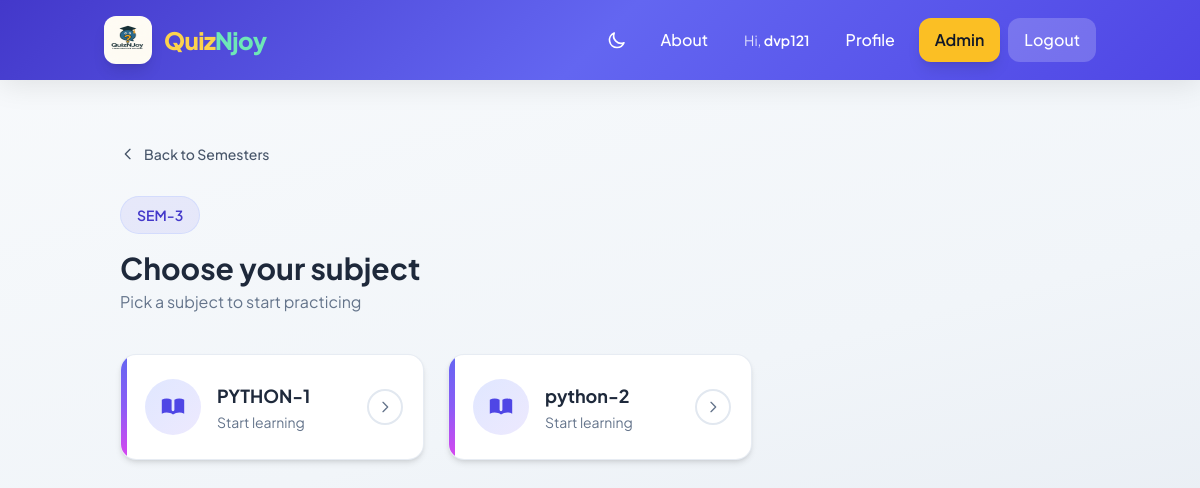
The app's page /quiz/semester/1/ (signed in) with its own data.
### semesters/models.py (models this page shows, shortened)
class Semester(models.Model):
    name = models.CharField(max_length=100, unique=True)
    description = models.TextField(blank=True)
    created_at = models.DateTimeField(auto_now_add=True)
    class Meta:
        ordering = ['name']

class Subject(models.Model):
    semester = models.ForeignKey(Semester, on_delete=models.CASCADE, related_name='subjects')
    name = models.CharField(max_length=200)
    code = models.CharField(max_length=20, blank=True)
    created_at = models.DateTimeField(auto_now_add=True)
    class Meta:
        ordering = ['semester', 'name']
        unique_together = ['semester', 'name']

### quiz/views.py (the view)
# urls.py: path('semester/<int:semester_id>/', views.select_subject, name='select_subject'),
@login_required
def select_subject(request, semester_id):
    semester = get_object_or_404(Semester, id=semester_id)
    subjects = Subject.objects.filter(semester=semester)
    return render(request, 'quiz/select_subject.html', {
        'semester': semester,
        'subjects': subjects
    })

### templates/quiz/select_subject.html (shortened to what this page needs)
{% extends 'base.html' %}
{% block content %}
<div class="min-h-[calc(100vh-12rem)] flex flex-col">
    <div class="max-w-5xl mx-auto w-full px-4 py-6 flex-1">
        <a href="{% url 'quiz:select_semester' %}" class="inline-flex items-center gap-2 text-slate-600 dark:text-slate-400 hover:text-indigo-600 dark:hover:text-indigo-400 font-medium text-sm mb-8 transition-colors">
            <svg class="w-4 h-4" fill="none" stroke="currentColor" viewBox="0 0 24 24">
                <path stroke-linecap="round" stroke-linejoin="round" stroke-width="2" d="M15 19l-7-7 7-7"/>
            </svg>
            Back to Semesters
        </a>
        <div class="mb-10">
            <div class="inline-flex items-center gap-2 px-4 py-2 rounded-full bg-indigo-500/10 dark:bg-indigo-400/10 border border-indigo-200/60 dark:border-indigo-500/30 text-indigo-700 dark:text-indigo-300 text-sm font-semibold mb-4">
                {{ semester.name }}
            </div>
            <h1 class="text-2xl md:text-3xl font-bold text-slate-800 dark:text-white mb-1">Choose your subject</h1>
            <p class="text-slate-500 dark:text-slate-400">Pick a subject to start practicing</p>
        </div>
        {% if subjects %}
            <div class="grid grid-cols-1 sm:grid-cols-2 lg:grid-cols-3 gap-6">
                {% for subject in subjects %}
                    <a href="{% url 'quiz:disclaimer' subject.id %}" class="group block focus:outline-none focus-visible:ring-2 focus-visible:ring-indigo-500 focus-visible:ring-offset-2 rounded-2xl">
                        <div class="relative h-full overflow-hidden rounded-2xl bg-white dark:bg-slate-800 border border-slate-200/80 dark:border-slate-600/80 shadow-md hover:shadow-xl hover:border-indigo-300 dark:hover:border-indigo-500/50 transition-all duration-300">
                            <div class="absolute left-0 top-0 bottom-0 w-1.5 bg-gradient-to-b from-indigo-500 via-violet-500 to-fuchsia-500 group-hover:w-2 transition-all duration-300"></div>
                            <div class="pl-6 pr-5 py-6 flex items-center gap-4">
                                <div class="flex-shrink-0 w-14 h-14 rounded-full bg-gradient-to-br from-indigo-100 to-violet-100 dark:from-indigo-900/50 dark:to-violet-900/50 flex items-center justify-center group-hover:from-indigo-500 group-hover:to-violet-600 transition-all duration-300">
                                </div>
                                <div class="flex-1 min-w-0">
                                    <h3 class="text-lg font-bold text-slate-800 dark:text-white group-hover:text-indigo-600 dark:group-hover:text-indigo-400 transition-colors truncate">
                                        {{ subject.name }}
                                    </h3>
                                    <span class="block text-sm text-slate-500 dark:text-slate-400 group-hover:text-indigo-500 dark:group-hover:text-indigo-400 transition-colors mt-0.5">Start learning</span>
                                </div>
                                <div class="flex-shrink-0 w-9 h-9 rounded-full border-2 border-slate-200 dark:border-slate-600 flex items-center justify-center group-hover:border-indigo-500 group-hover:bg-indigo-500 group-hover:text-white transition-all duration-300">
                                    <svg class="w-4 h-4 text-slate-500 dark:text-slate-400 group-hover:text-white transition-colors" fill="none" stroke="currentColor" viewBox="0 0 24 24">
                                        <path stroke-linecap="round" stroke-linejoin="round" stroke-width="2" d="M9 5l7 7-7 7"/>
                                    </svg>
                                </div>
                            </div>
                        </div>
                    </a>
                {% endfor %}
            </div>
        {% endif %}
    </div>
</div>
{% endblock %}

### templates/base.html (shortened to what this page needs)
<!DOCTYPE html>
<html lang="en" class="scroll-smooth">
<head>
    <script src="https://cdn.tailwindcss.com"></script>
    <link rel="stylesheet" href="https://cdn.jsdelivr.net/npm/katex@0.16.9/dist/katex.min.css">
</head>
<body class="dark:bg-slate-900 dark:text-slate-200">
    {% load static %}
    <nav class="nav-glass text-white sticky top-0 z-50 backdrop-blur-md">
        <div class="container mx-auto px-4">
            <div class="flex justify-between items-center py-3 md:py-4">
                <a href="{% url 'home' %}" class="flex items-center gap-2 md:gap-3 group">
                    <img src="{% static 'images/logo.png' %}" alt="QuizNJoy Logo" class="h-10 w-10 md:h-12 md:w-12 rounded-xl group-hover:scale-105 transition-transform duration-300 shadow-lg">
                    <span class="text-xl md:text-2xl font-extrabold tracking-tight">
                        <span class="text-amber-300">Quiz</span><span class="text-emerald-300">Njoy</span>
                    </span>
                </a>
                <div class="hidden md:flex items-center gap-2">
                    <button type="button" id="dark-mode-toggle" class="p-2.5 rounded-xl hover:bg-white/15 transition focus:outline-none focus:ring-2 focus:ring-white/50" aria-label="Toggle dark mode">
                        <svg id="icon-moon" class="w-5 h-5" fill="none" stroke="currentColor" viewBox="0 0 24 24"><path stroke-linecap="round" stroke-linejoin="round" stroke-width="2" d="M20.354 15.354A9 9 0 018.646 3.646 9.003 9.003 0 0012 21a9.003 9.003 0 008.354-5.646z"/></svg>
                    </button>
                    <a href="{% url 'quiz:about_us' %}" class="btn-nav px-4 py-2.5 rounded-xl font-medium">About</a>
                    {% if user.is_authenticated %}
                        <span class="px-3 py-2 text-sm text-white/80">Hi, <span class="font-semibold text-white">{{ user.username }}</span></span>
                        <a href="{% url 'accounts:profile' %}" class="btn-nav px-4 py-2.5 rounded-xl font-medium">Profile</a>
                        {% if user.is_staff %}
                            <a href="{% url 'semesters:admin_dashboard' %}" class="bg-amber-400 hover:bg-amber-500 text-gray-900 px-4 py-2.5 rounded-xl font-semibold transition shadow-lg">Admin</a>
                        {% endif %}
                        <a href="{% url 'accounts:logout' %}" class="bg-white/20 hover:bg-red-500/90 px-4 py-2.5 rounded-xl font-medium transition">Logout</a>
                    {% else %}
                        <a href="{% url 'accounts:login' %}" class="btn-nav px-4 py-2.5 rounded-xl font-medium">Login</a>
                        <a href="{% url 'accounts:signup' %}" class="bg-emerald-400 hover:bg-emerald-500 text-gray-900 px-4 py-2.5 rounded-xl font-semibold transition shadow-lg">Sign Up</a>
                    {% endif %}
                </div>
            </div>
        </div>
    </nav>
    <main class="container mx-auto px-3 sm:px-4 py-6 md:py-10">
        {% block content %}
        {% endblock %}
    </main>
</body>
</html>

### templates/base.html (style rules this page uses)
:root { --color-primary: 99 102 241; --color-primary-dark: 79 70 229; --color-accent: 16 185 129; --color-surface: 248 250 252; --color-card: 255 255 255; --shadow-soft: 0 4px 6px -1px rgb(0 0 0 / 0.05), 0 2px 4px -2px rgb(0 0 0 / 0.05); --shadow-card: 0 10px 15px -3px rgb(0 0 0 / 0.06), 0 4px 6px -4px rgb(0 0 0 / 0.04); --shadow-card-hover: 0 25px 50px -12px rgb(0 0 0 / 0.15); --radius-xl: 1rem; --radius-2xl: 1.5rem; }
body { font-family: 'Plus Jakarta Sans', system-ui, sans-serif; -webkit-font-smoothing: antialiased; -moz-osx-font-smoothing: grayscale; background: linear-gradient(165deg, #f8fafc 0%, #f1f5f9 50%, #e2e8f0 100%); min-height: 100vh; }
.nav-glass { background: linear-gradient(135deg, rgb(67 56 202) 0%, rgb(99 102 241) 50%, rgb(79 70 229) 100%); box-shadow: 0 4px 30px rgba(0,0,0,0.1); }
.btn-nav { transition: all 0.2s ease; }
html { scroll-behavior: smooth; }

### records on screen
Semester: name "SEM-3"
Subject: name "PYTHON-1"
Subject: name "python-2"

### other values on screen
{{ user.username }} "dvp121"
